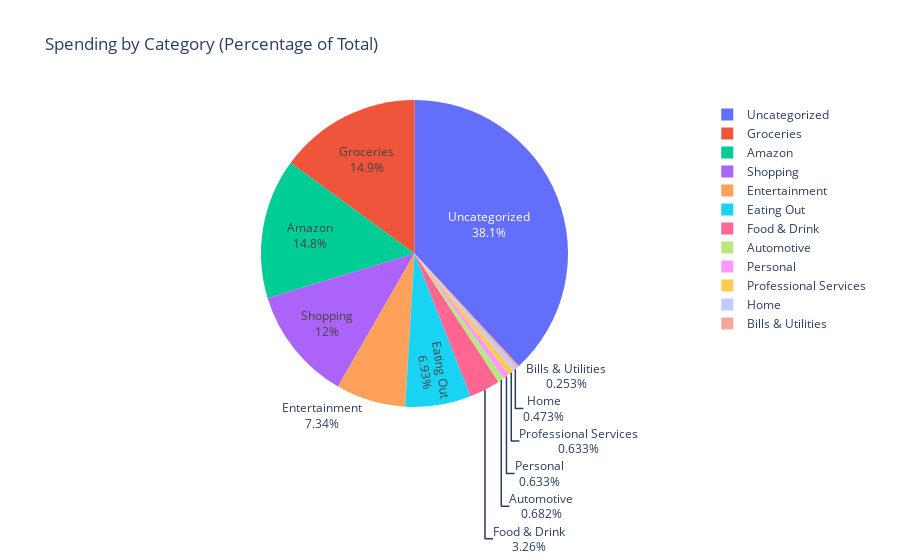

The notebook cell this image was saved under:
### Code cell
# Group by auto_category and sum the absolute value of amount
df_pie = df.copy()
df_pie['amount'] = df_pie['amount'].abs() # so that spend amounts are positive for pie chart
pie_data = df_pie.groupby('auto_category', as_index=False)['amount'].sum()


charts = {}
charts['pie'] = px.pie(
    pie_data,
    values='amount',
    names='auto_category',
    title='Spending by Category (Percentage of Total)'
)
charts['pie'].update_traces(textinfo='percent+label')  # Show percent and label on slices
display(charts['pie'])

### Figure 1 — Plotly figure (JSON) as saved in the notebook; plotly's stock layout.template omitted (floating-point values rounded to 4 significant figures)
{"data": [{"domain": {"x": [0, 1], "y": [0, 1]}, "hovertemplate": "auto_category=%{label}<br>amount=%{value}<extra></extra>", "labels": ["Amazon", "Automotive", "Bills & Utilities", "Eating Out", "Entertainment", "Food & Drink", "Groceries", "Home", "Personal", "Professional Services", "Shopping", "Uncategorized"], "legendgroup": "", "name": "", "showlegend": true, "textinfo": "percent+label", "type": "pie", "values": [350.1, 16.16, 5.99, 164.2, 174, 77.34, 354.1, 11.2, 15, 14.99, 283.9, 903.0]}], "layout": {"legend": {"tracegroupgap": 0}, "title": {"text": "Spending by Category (Percentage of Total)"}}}
